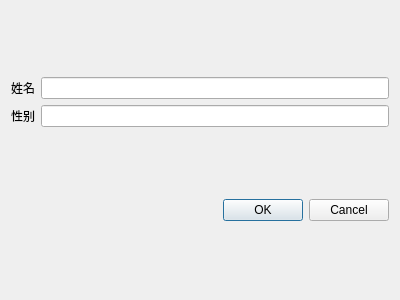
<?xml version="1.0" encoding="UTF-8"?>
<ui version="4.0">
 <class>catchinfodialog</class>
 <widget class="QDialog" name="catchinfodialog">
  <property name="geometry">
   <rect>
    <x>0</x>
    <y>0</y>
    <width>400</width>
    <height>300</height>
   </rect>
  </property>
  <property name="windowTitle">
   <string>Dialog</string>
  </property>
  <layout class="QVBoxLayout" name="verticalLayout_3">
   <item>
    <layout class="QHBoxLayout" name="horizontalLayout">
     <item>
      <layout class="QVBoxLayout" name="verticalLayout">
       <item>
        <widget class="QLabel" name="name_label">
         <property name="text">
          <string>姓名</string>
         </property>
        </widget>
       </item>
       <item>
        <widget class="QLabel" name="sex_label">
         <property name="text">
          <string>性别</string>
         </property>
        </widget>
       </item>
      </layout>
     </item>
     <item>
      <layout class="QVBoxLayout" name="verticalLayout_2">
       <item>
        <widget class="QLineEdit" name="name_lineEdit"/>
       </item>
       <item>
        <widget class="QLineEdit" name="sex_lineEdit"/>
       </item>
      </layout>
     </item>
    </layout>
   </item>
   <item>
    <widget class="QDialogButtonBox" name="buttonBox">
     <property name="orientation">
      <enum>Qt::Horizontal</enum>
     </property>
     <property name="standardButtons">
      <set>QDialogButtonBox::Cancel|QDialogButtonBox::Ok</set>
     </property>
    </widget>
   </item>
  </layout>
 </widget>
 <resources/>
 <connections>
  <connection>
   <sender>buttonBox</sender>
   <signal>accepted()</signal>
   <receiver>catchinfodialog</receiver>
   <slot>accept()</slot>
   <hints>
    <hint type="sourcelabel">
     <x>248</x>
     <y>254</y>
    </hint>
    <hint type="destinationlabel">
     <x>157</x>
     <y>274</y>
    </hint>
   </hints>
  </connection>
  <connection>
   <sender>buttonBox</sender>
   <signal>rejected()</signal>
   <receiver>catchinfodialog</receiver>
   <slot>reject()</slot>
   <hints>
    <hint type="sourcelabel">
     <x>316</x>
     <y>260</y>
    </hint>
    <hint type="destinationlabel">
     <x>286</x>
     <y>274</y>
    </hint>
   </hints>
  </connection>
 </connections>
</ui>
